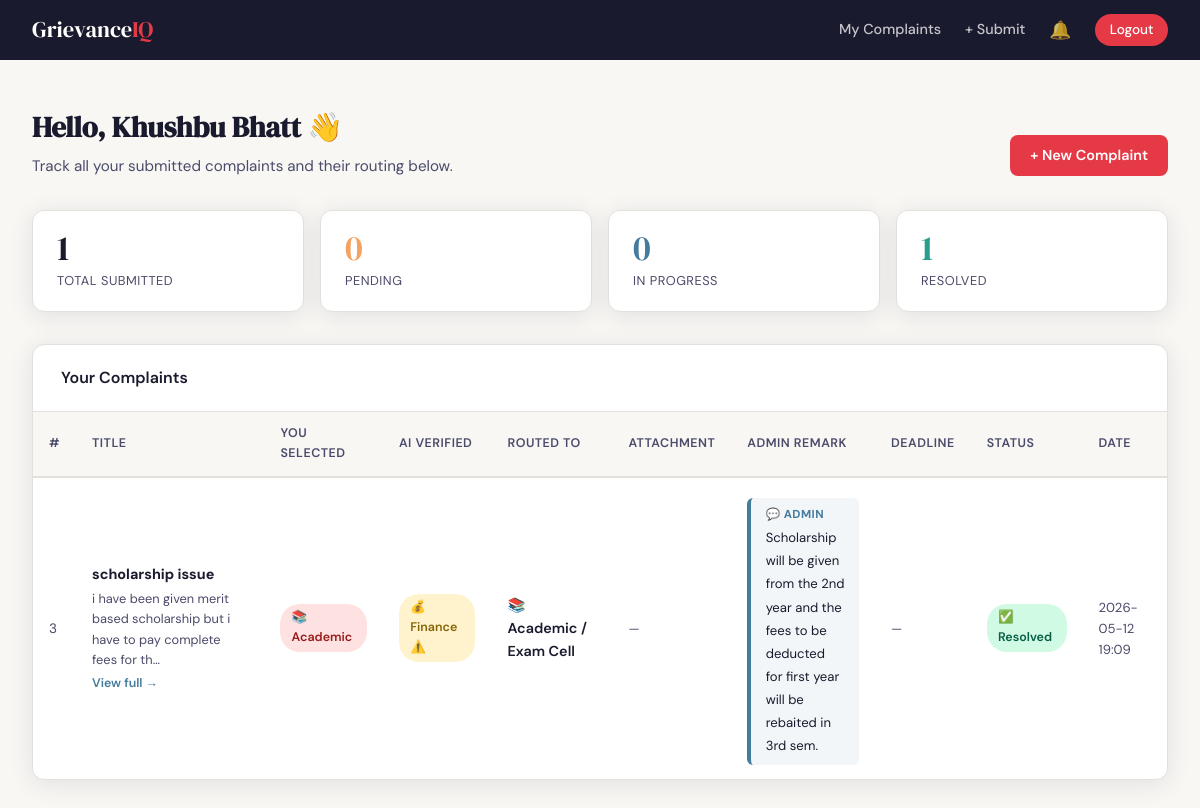
/dashboard (signed in), run on the app's committed database.
### tables this page shows
CREATE TABLE complaints (
        id             INTEGER PRIMARY KEY AUTOINCREMENT,
        title          TEXT    NOT NULL,
        description    TEXT    NOT NULL,
        category       TEXT    NOT NULL,
        ai_category    TEXT    NOT NULL,
        ai_confidence  REAL    DEFAULT 0.0,
        ai_source      TEXT    DEFAULT 'keyword_fallback',
        routed_to      TEXT    NOT NULL,
        status         TEXT    NOT NULL DEFAULT 'Pending',
        attachment     TEXT    DEFAULT NULL,
        admin_remark   TEXT    DEFAULT NULL,
        resolve_by     TEXT    DEFAULT NULL,
        is_overdue     INTEGER DEFAULT 0,
        user_id        INTEGER NOT NULL,
        submitted_at   TEXT    NOT NULL,
        FOREIGN KEY(user_id) REFERENCES users(id)
    );

### app.py (the view)
@app.route('/dashboard')
def student_dashboard():
    if 'user_id' not in session or session['user_role'] != 'student':
        return redirect(url_for('login'))
    check_overdue_complaints()
    conn = get_db()
    complaints = conn.execute(
        'SELECT * FROM complaints WHERE user_id=? ORDER BY submitted_at DESC',
        (session['user_id'],)
    ).fetchall()
    conn.close()
    stats = {'Pending':0,'In Progress':0,'Resolved':0}
    for c in complaints:
        if c['status'] in stats:
            stats[c['status']] += 1
    return render_template('student_dashboard.html',
        complaints=complaints, stats=stats, departments=DEPARTMENTS)

### app.py (called while the page is built)
def get_db():
    conn = sqlite3.connect('grievance.db')
    conn.row_factory = sqlite3.Row
    return conn

def check_overdue_complaints():
    today = date.today().isoformat()
    conn  = get_db()
    conn.execute('''UPDATE complaints SET is_overdue=1
        WHERE resolve_by IS NOT NULL AND resolve_by < ?
          AND status != 'Resolved' AND is_overdue=0''', (today,))
    conn.commit()
    conn.close()

def get_unread_count(user_id):
    conn = get_db()
    row  = conn.execute(
        'SELECT COUNT(*) as cnt FROM notifications WHERE user_id=? AND is_read=0', (user_id,)
    ).fetchone()
    conn.close()
    return row['cnt'] if row else 0

@app.context_processor
def inject_globals():
    count = 0
    if session.get('user_id') and session.get('user_role') == 'student':
        count = get_unread_count(session['user_id'])
    return dict(unread_count=count, departments=DEPARTMENTS)

### templates/student_dashboard.html (shortened to what this page needs)
{% extends "base.html" %}
{% block content %}
<div class="page">
    <div style="display:flex; align-items:center; justify-content:space-between; margin-bottom:.25rem; flex-wrap:wrap; gap:1rem;">
        <div>
            <h1 class="page-title">Hello, {{ session.user_name }} 👋</h1>
            <p class="page-subtitle">Track all your submitted complaints and their routing below.</p>
        </div>
        <a href="{{ url_for('submit_complaint') }}" class="btn btn-accent">+ New Complaint</a>
    </div>
    <div class="stats-grid">
        <div class="stat-card stat-total">
            <div class="number">{{ complaints | length }}</div>
            <div class="label">Total Submitted</div>
        </div>
        <div class="stat-card stat-pending">
            <div class="number">{{ stats.Pending }}</div>
            <div class="label">Pending</div>
        </div>
        <div class="stat-card stat-progress">
            <div class="number">{{ stats['In Progress'] }}</div>
            <div class="label">In Progress</div>
        </div>
        <div class="stat-card stat-resolved">
            <div class="number">{{ stats.Resolved }}</div>
            <div class="label">Resolved</div>
        </div>
    </div>
    <div class="card">
        <div class="card-header">
            <span style="font-weight:600;">Your Complaints</span>
        </div>
        {% if complaints %}
        <div class="table-wrap">
            <table>
                <thead>
                    <tr>
                        <th>#</th>
                        <th>Title</th>
                        <th>You Selected</th>
                        <th>AI Verified</th>
                        <th>Routed To</th>
                        <th>Attachment</th>
                        <th>Admin Remark</th>
                        <th>Deadline</th>
                        <th>Status</th>
                        <th>Date</th>
                    </tr>
                </thead>
                <tbody>
                    {% for c in complaints %}
                    <tr {% if c.is_overdue %}class="row-overdue"{% endif %}>
                        <td style="color:var(--ink-soft); font-size:.85rem;">{{ c.id }}</td>
                        <td>
                            <a href="{{ url_for('complaint_detail', cid=c.id) }}"
                               style="font-weight:700; color:var(--ink); text-decoration:none;">
                                {{ c.title }}
                            </a>
                            <div style="font-size:.8rem; color:var(--ink-soft); margin-top:.15rem;">
                                {{ c.description[:80] }}{% if c.description|length > 80 %}…{% endif %}
                            </div>
                            <a href="{{ url_for('complaint_detail', cid=c.id) }}"
                               style="font-size:.78rem; color:var(--accent2); font-weight:600; text-decoration:none;">
                                View full →
                            </a>
                        </td>
                        <td>
                            <span class="badge badge-{{ c.category | lower }}">
                                {% if c.category in departments %}{{ departments[c.category].icon }}{% endif %}
                                {{ c.category }}
                            </span>
                        </td>
                        <td>
                            <span class="badge badge-{{ c.ai_category | lower }}
                                {% if c.category != c.ai_category and c.category != 'Other' %} badge-mismatch{% endif %}">
                                {% if c.ai_category in departments %}{{ departments[c.ai_category].icon }}{% endif %}
                                {{ c.ai_category }}
                                {% if c.category != c.ai_category and c.category != 'Other' %}⚠️{% endif %}
                            </span>
                        </td>
                        <td>
                            {% if c.routed_to in departments %}
                                <span style="font-weight:600;">
                                    {{ departments[c.routed_to].icon }}
                                    {{ departments[c.routed_to].label }}
                                </span>
                            {% else %}
                                {{ c.routed_to }}
                            {% endif %}
                        </td>
                        <td>
                            {% if c.attachment %}
                                <a href="{{ url_for('uploaded_file', filename=c.attachment) }}"
                                   target="_blank"
                                   style="font-size:.82rem; color:var(--accent2); font-weight:600; text-decoration:none;">
                                    📎 View file
                                </a>
                            {% else %}
                                <span style="font-size:.8rem; color:var(--ink-soft);">—</span>
                            {% endif %}
                        </td>
                        <td style="max-width:180px;">
                            {% if c.admin_remark %}
                                <div class="admin-remark-box">
                                    <span class="remark-label">💬 Admin</span>
                                    <span style="font-size:.82rem;">{{ c.admin_remark }}</span>
                                </div>
                            {% else %}
                                <span style="font-size:.8rem; color:var(--ink-soft);">—</span>
                            {% endif %}
                        </td>
                        <td>
                            {% if c.resolve_by %}
                                <span class="deadline-info {% if c.is_overdue %}overdue-date{% endif %}">
                                    📅 {{ c.resolve_by }}
                                    {% if c.is_overdue %}<br><em style="font-size:.75rem;">Overdue</em>{% endif %}
                                </span>
                            {% else %}
                                <span style="font-size:.8rem; color:var(--ink-soft);">—</span>
                            {% endif %}
                        </td>
                        <td>
                            {% if c.status == 'Pending' %}
                                <span class="badge badge-pending">⏳ Pending</span>
                            {% elif c.status == 'In Progress' %}
                                <span class="badge badge-progress">🔄 In Progress</span>
                            {% else %}
                                <span class="badge badge-resolved">✅ Resolved</span>
                            {% endif %}
                        </td>
                        <td style="font-size:.82rem; color:var(--ink-soft);">{{ c.submitted_at }}</td>
                    </tr>
                    {% endfor %}
                </tbody>
            </table>
        </div>
        {% else %}
        <div class="empty-state">
            <div class="icon">📭</div>
            <p>No complaints yet. Submit your first one!</p>
            <a href="{{ url_for('submit_complaint') }}" class="btn btn-accent" style="margin-top:1rem;">Submit a Complaint</a>
        </div>
        {% endif %}
    </div>
</div>
{% endblock %}

### templates/base.html (style rules this page uses)
*, *::before, *::after { box-sizing: border-box; margin: 0; padding: 0; }
:root { --ink: #1a1a2e; --ink-soft: #4a4a6a; --surface: #f8f7f4; --white: #ffffff; --accent: #e63946; --accent2: #457b9d; --accent3: #2a9d8f; --warn: #f4a261; --border: #e2e0da; --shadow: 0 4px 24px rgba(26,26,46,.10); --radius: 12px; }
body { font-family: 'DM Sans', sans-serif; background: var(--surface); color: var(--ink); min-height: 100vh; line-height: 1.6; }
.page { padding: 2rem; max-width: 1200px; margin: 0 auto; }
.card { background: var(--white); border-radius: var(--radius); box-shadow: var(--shadow); border: 1px solid var(--border); }
.card-header { padding: 1.25rem 1.75rem; border-bottom: 1px solid var(--border); display: flex; align-items: center; justify-content: space-between; }
.stats-grid { display: grid; grid-template-columns: repeat(auto-fit, minmax(150px, 1fr)); gap: 1rem; margin-bottom: 2rem; }
.stat-card { background: var(--white); border-radius: var(--radius); padding: 1.25rem 1.5rem; border: 1px solid var(--border); box-shadow: var(--shadow); }
.stat-card .number { font-family: 'DM Serif Display', serif; font-size: 2.2rem; line-height: 1; }
.stat-card .label { font-size: .8rem; color: var(--ink-soft); margin-top: .25rem; text-transform: uppercase; letter-spacing: .5px; }
.stat-pending .number { color: var(--warn); }
.stat-progress .number { color: var(--accent2); }
.stat-resolved .number { color: var(--accent3); }
.stat-total .number { color: var(--ink); }
.table-wrap { overflow-x: auto; }
table { width: 100%; border-collapse: collapse; font-size: .9rem; }
th { background: var(--surface); padding: .75rem 1rem; text-align: left; font-weight: 600; font-size: .78rem; text-transform: uppercase; letter-spacing: .5px; color: var(--ink-soft); border-bottom: 2px solid var(--border); }
td { padding: .9rem 1rem; border-bottom: 1px solid var(--border); vertical-align: middle; }
tr:last-child td { border-bottom: none; }
.badge { display: inline-block; padding: .25rem .7rem; border-radius: 20px; font-size: .78rem; font-weight: 600; }
.badge-resolved { background: #d1fae5; color: #065f46; }
.badge-academic { background: #fee2e2; color: #991b1b; }
.badge-finance { background: #fce7f3; color: #831843; }
.badge-mismatch { background: #fff3cd; color: #856404; }
.btn { display: inline-block; padding: .55rem 1.25rem; border-radius: 8px; border: none; cursor: pointer; font-family: 'DM Sans', sans-serif; font-size: .9rem; font-weight: 600; text-decoration: none; transition: opacity .15s, transform .1s; }
.btn-accent { background: var(--accent); color: var(--white); }
.page-title { font-family: 'DM Serif Display', serif; font-size: 1.8rem; color: var(--ink); margin-bottom: .25rem; }
.page-subtitle { color: var(--ink-soft); font-size: .95rem; margin-bottom: 1.75rem; }
.admin-remark-box { background: rgba(69,123,157,.07); border-left: 4px solid var(--accent2); border-radius: 6px; padding: .5rem .9rem; margin-top: .35rem; }
.remark-label { font-size: .72rem; font-weight: 700; color: var(--accent2); text-transform: uppercase; letter-spacing: .04em; display: block; margin-bottom: .15rem; }

### data on the page
complaints: id "3", title "scholarship issue", description "i have been given merit based scholarship but i have to pay complete fees for th", category "📚", category "Academic", ai_category "💰", ai_category "Finance", routed_to "📚", routed_to "Academic / Exam Cell", admin_remark "Scholarship will be given from the 2nd year and the fees to be deducted for first year will be rebaited in 3rd sem.", status "✅ Resolved", submitted_at "2026-05-12 19:09"

### other printed values
{{ session.user_name }} "Khushbu Bhatt"
{{ complaints | length }} "1"
{{ stats.Pending }} "0"
{{ stats['In Progress'] }} "0"
{{ stats.Resolved }} "1"
